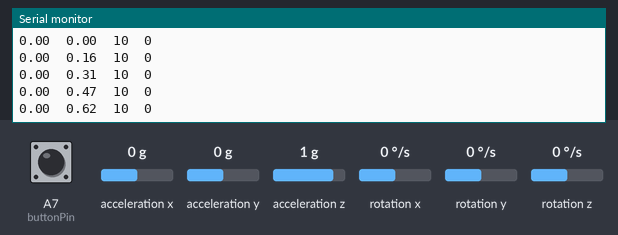
A sketch run on a simulated Arduino Nano 33 IoT. On the bench: the last lines printed to the serial monitor. Inputs (shaded band) come from the test bench; at power-on: A7 (buttonPin) HIGH, acceleration x 0 g, acceleration y 0 g, acceleration z 1 g, rotation y 0 °/s, rotation x 0 °/s, rotation z 0 °/s. WiFi joins after 1.5 s; servers stay silent unless stated.

Above: at 2.7 s.
2.8 s: A7 (buttonPin) pulled LOW for 0.25 s
At 4.1 s:
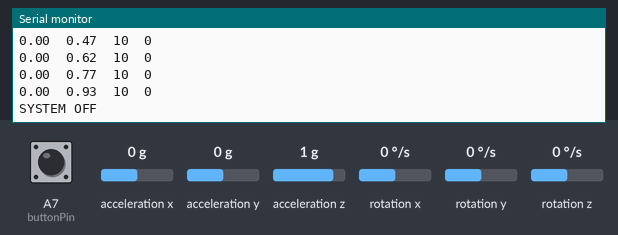
4.5 s: A7 (buttonPin) pulled LOW for 1 s
At 4.9 s:
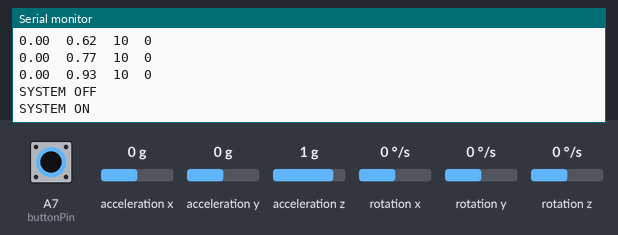
7.0 s: acceleration x set to -1.4 g
At 7.19 s:
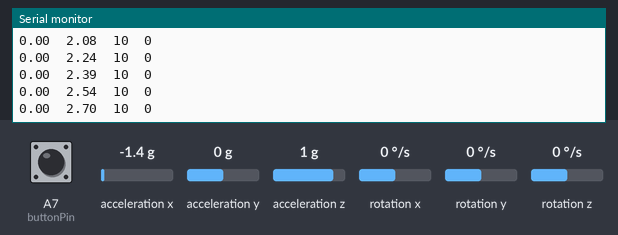
8.5 s: acceleration y set to -1.4 g
At 8.61 s:
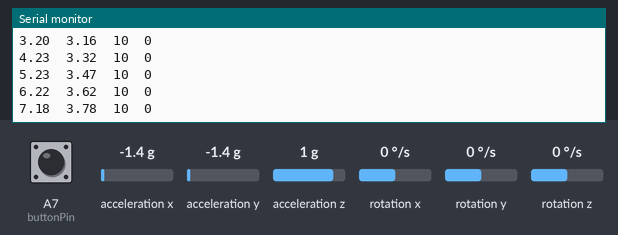
10.0 s: acceleration z set to -1.4 g
At 10.03 s:
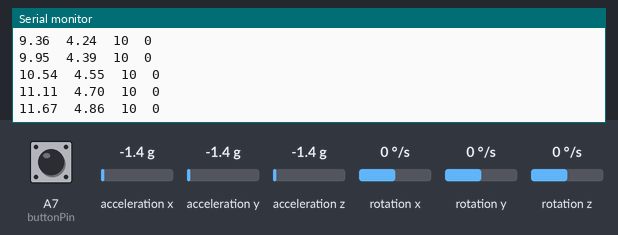
11.5 s: rotation y set to -192 °/s
At 11.65 s:
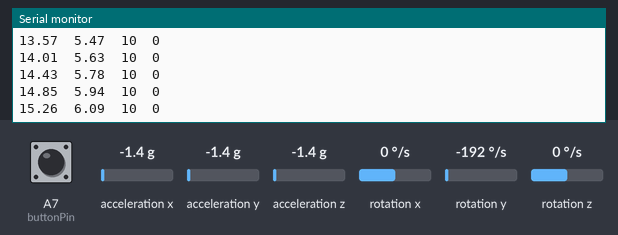
Timing chart, 0 to 14.0 s (numbered marks = the images above; inputs shaded):
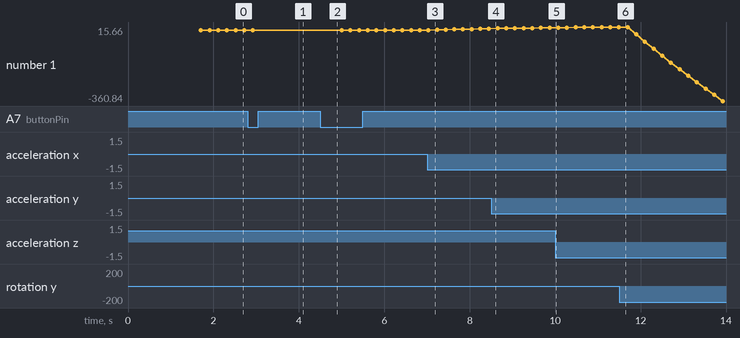

Measured:
- after the input at 2.8 s, the serial monitor: prints a new line after 0.12 s (image 1)
- after the input at 4.5 s, the serial monitor: prints a new line at once (image 2)
- plotted number 1: 0 → 7.18 after the input at 7.0 s, 7.18 → 11.67 after the input at 8.5 s, 11.67 → 15.26 after the input at 10.0 s, 15.26 → -360.84 after the input at 11.5 s

The sketch:

test3.ino
```cpp
#include <WiFiNINA.h>
#include <Arduino_LSM6DS3.h>

WiFiClient client;

const int buttonPin = 21;

char ssid[] = "DigitalTeknik24";
char pass[] = "DigiTek24";

char bridgeIP[] = "192.168.50.206";
char hueUser[] = "iCozq5nVqXP9mV0b19NTbGdNR05d4VkQQhkW2SCK";
int lightID = 38;

float roll = 0.0;
float pitch = 0.0;
float yaw = 0.0;

unsigned long lastTime;
unsigned long lastHueSend = 0;

int currentBri = 10;
int currentHue = 0;

const float briChangePerSec = (254.0 - 10.0) / 2.0;
const float hueChangePerSec = 5000.0;

bool systemOn = true;
bool lastButtonState = HIGH;


// ===== Send til Hue =====
void setLamp(bool on, int hue, int bri) {
  if (client.connect(bridgeIP, 80)) {

    String body;
    if (on) {
      body = "{\"on\":true,\"hue\":" + String(hue) +
             ",\"sat\":254,\"bri\":" + String(bri) + "}";
    } else {
      body = "{\"on\":false}";
    }

    client.println("PUT /api/" + String(hueUser) +
                   "/lights/" + String(lightID) + "/state HTTP/1.1");
    client.println("Host: " + String(bridgeIP));
    client.println("Content-Type: application/json");
    client.print("Content-Length: ");
    client.println(body.length());
    client.println();
    client.println(body);
    client.stop();
  }
}

void setup() {
  pinMode(buttonPin, INPUT_PULLUP);

  Serial.begin(9600);
  unsigned long start = millis();
  while (!Serial && millis() - start < 5000);

  Serial.println("BOOT OK");

  Serial.println("Connecting WiFi...");
  WiFi.begin(ssid, pass);

  unsigned long t0 = millis();
  while (WiFi.status() != WL_CONNECTED && millis() - t0 < 10000) {
    Serial.print(".");
    delay(500);
  }

  if (WiFi.status() == WL_CONNECTED) {
    Serial.println("\nWiFi OK");
  } else {
    Serial.println("\nWiFi FAIL (lokal drift stadig ok)");
  }

  if (!IMU.begin()) {
    Serial.println("IMU fejl!");
    while (1);
  }

  lastTime = millis();
  Serial.println("SYSTEM READY");
  Serial.println("Pitch\tYaw\tBri\tHue");
}

void loop() {

  // ===== KNAP =====
  bool buttonState = digitalRead(buttonPin);

  if (lastButtonState == HIGH && buttonState == LOW) {
    systemOn = !systemOn;

    if (systemOn) {
      Serial.println("SYSTEM ON");
      lastTime = millis();
    } else {
      Serial.println("SYSTEM OFF");
      setLamp(false, 0, 0);
    }

    delay(300);
  }

  lastButtonState = buttonState;

  if (!systemOn) return;

  float ax, ay, az;
  float gx, gy, gz;

  if (IMU.accelerationAvailable() && IMU.gyroscopeAvailable()) {

    IMU.readAcceleration(ax, ay, az);
    IMU.readGyroscope(gx, gy, gz);

    unsigned long now = millis();
    float dt = (now - lastTime) / 1000.0;
    lastTime = now;

    // === GYRO integration ===
    roll  += gx * dt;
    pitch += gy * dt;
    yaw   += gz * dt + 0.76 * dt;

    // === ACC correction ===
    float rollAcc  = atan2(ay, az) * 180.0 / PI;
    float pitchAcc = atan2(-ax, sqrt(ay * ay + az * az)) * 180.0 / PI;

    roll  = 0.98 * roll  + 0.02 * rollAcc;
    pitch = 0.98 * pitch + 0.02 * pitchAcc;

    // ===== BRIGHTNESS fra pitch =====
    if (pitch > 30) currentBri += briChangePerSec * dt;
    else if (pitch < -30) currentBri -= briChangePerSec * dt;
    currentBri = constrain(currentBri, 10, 254);

    // ===== HUE fra yaw =====
    if (yaw > 30) currentHue += hueChangePerSec * dt;
    else if (yaw < -30) currentHue -= hueChangePerSec * dt;
    currentHue = constrain(currentHue, 0, 65535);

    // ===== SEND =====
    if (millis() - lastHueSend > 200) {
      lastHueSend = millis();
      setLamp(true, currentHue, currentBri);
    }

    // ===== SERIAL DEBUG (NU MED YAW) =====
    Serial.print(pitch); Serial.print('\t');
    Serial.print(yaw);   Serial.print('\t');
    Serial.print(currentBri); Serial.print('\t');
    Serial.println(currentHue);
  }
}
```
